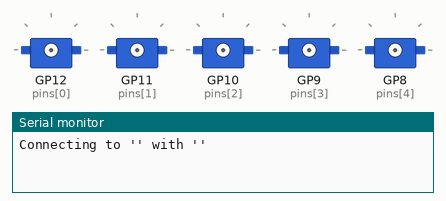
This sketch was run on a simulated Raspberry Pi Pico W. On the bench: 5 × servo, the last lines printed to the serial monitor. WiFi joins after 1.5 s; servers stay silent unless stated; not simulated (calls return 0 or success): secrets.h.

Above: at 0.1 s.
At 2.1 s:
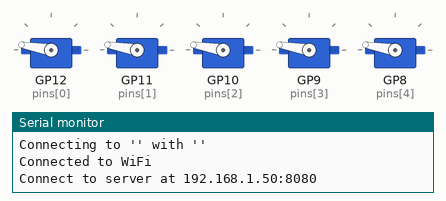
At 2.8 s:
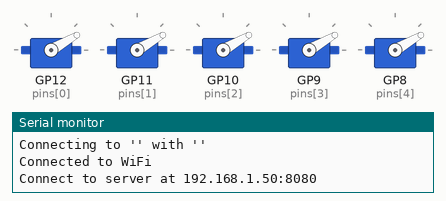
Timing chart, 0 to 4.3 s (numbered marks = the images above):
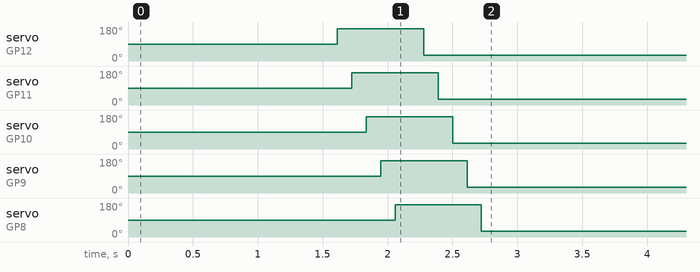

The sketch:

picodog.ino
```cpp
// Placed in the public domain by Earle F. Philhower, III, 2022

#include <WiFi.h>
#include <Servo.h>
#include "secrets.h"

 /* secrets.h */

// #ifndef STASSID
//#define STASSID ""
//#define STAPSK ""
//#endif

const char* ssid = STASSID;
const char* password = STAPSK;

int port = 8080;

int pins[] = {12, 11, 10, 9, 8};
Servo s[5];

WiFiServer server(port);

void setup() {
  Serial.begin(115200);
  WiFi.mode(WIFI_STA);
  WiFi.setHostname("PicoW2");
  Serial.printf("Connecting to '%s' with '%s'\n", ssid, password);
  WiFi.begin(ssid, password);
  while (WiFi.status() != WL_CONNECTED) {
    Serial.print(".");
    delay(100);
  }
  Serial.printf("\nConnected to WiFi\n\nConnect to server at %s:%d\n", WiFi.localIP().toString().c_str(), port);

  server.begin();
  for(int i=0;i<5; i++)
    s[i].attach(pins[i]);

    test();
}
void ser(int id, int v){
  if(id >= 5 or id < 0) return;
  if(v < 0 or v > 180) return;
   s[id].write(v);
}

void test(){
    for(int i=0;i<5; i++){
      ser(i, 90);
    }
    delay(111);
    for(int i=0;i<5; i++){
      ser(i, 170);

    delay(111);
    }
    delay(111);
    for(int i=0;i<5; i++){
      ser(i, 30);
    delay(111);
    }
    delay(111);
}

void process(String dat){
  Serial.print("Input: ");
  Serial.println( dat);
  char in[] = {'a', 'b', 'c', 'd', 'e', 'f'};
   for(int i=0;i<5; i++){
    int st = dat.indexOf(in[i]);
    int en = dat.indexOf(in[i+1]);
      String v = dat.substring(st+1, en);
      int vi = v.toInt();
  Serial.print(i);
  Serial.print(" : ");
  Serial.println( vi);
      ser(i, vi);
  }
}
void loop() {
  static int i;
  delay(1000);
  Serial.printf("--loop %d\n", ++i);
  delay(10);
  WiFiClient client = server.available();
  if (!client) {
    return;
  }
  client.println("Type anything and hit return");
  while (!client.available()) {
    delay(10);
  }
  String req = client.readStringUntil('\n');
  process(req);
  Serial.println(req);
  client.printf("Hello from Pico-W\r\n");
  client.flush();
}
```
